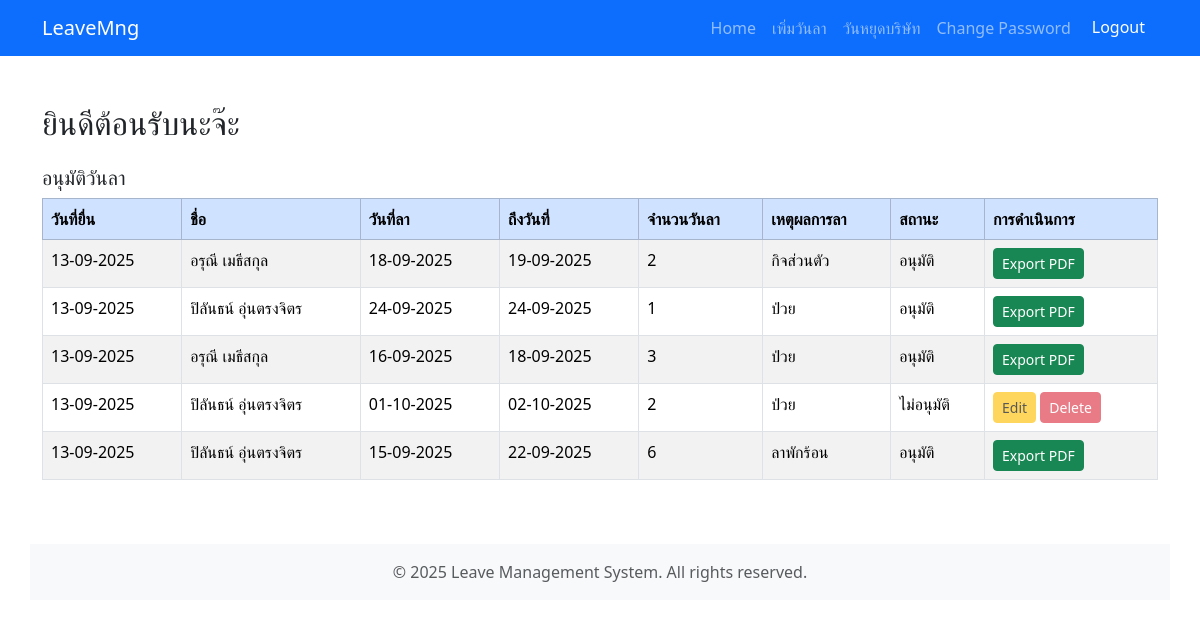
/approve_leave/ (signed in), run on an earlier commit of the app's database.
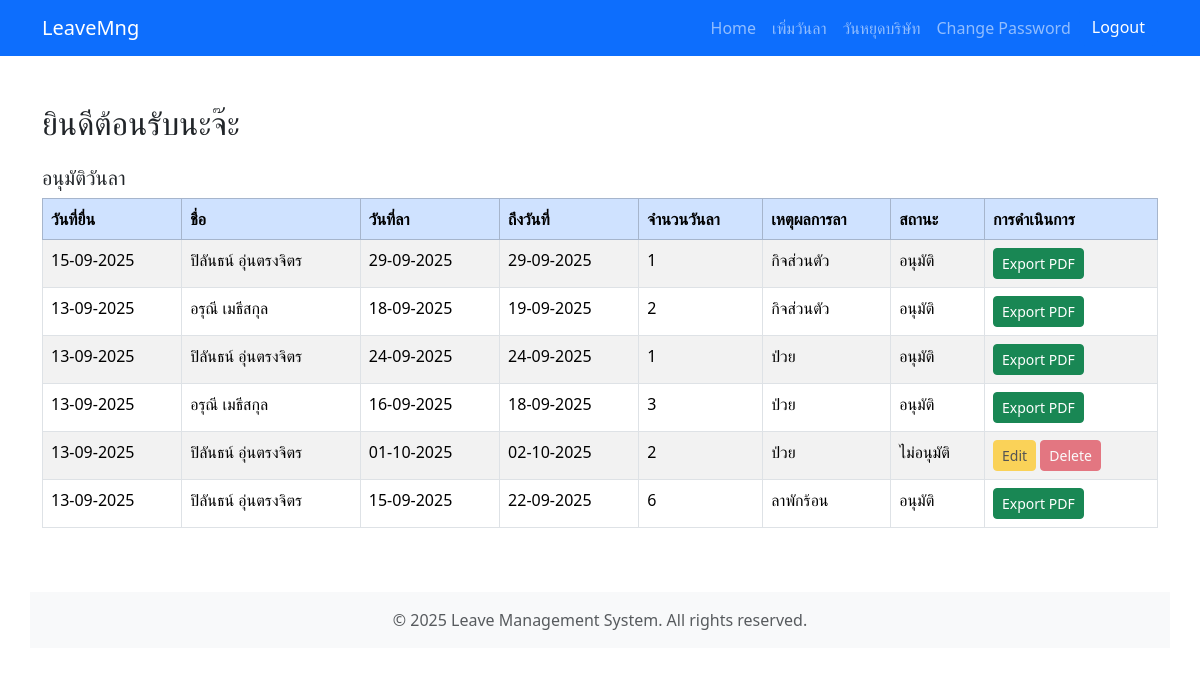
And on a later commit of the database.
### leaveapp/models.py (models this page shows, shortened)
class Leave_Detail(models.Model):
    REASON_CHOICES = [
        ("ป่วย", "ป่วย"),
        ("กิจส่วนตัว", "กิจส่วนตัว"),
        ("ลาพักร้อน", "ลาพักร้อน"),
    ]
    STATUS_CHOICES = [
        ("รอดำเนินการ", "รอดำเนินการ"),
        ("อนุมัติ", "อนุมัติ"),
        ("ไม่อนุมัติ", "ไม่อนุมัติ"),
    ]
    name = models.CharField(max_length=150)
    submit_date = models.DateField(default=datetime.date.today)
    leave_date_from = models.DateField()
    leave_date_to = models.DateField()
    leave_days_count = models.IntegerField(default=0)
    reason = models.CharField(max_length=50, choices=REASON_CHOICES)
    document = models.FileField(upload_to="leave_documents/", blank=True, null=True)
    status = models.CharField(
        max_length=20, default="รอดำเนินการ", choices=STATUS_CHOICES
    )
    remarks = models.TextField(blank=True, null=True)

### leaveapp/views.py (the view)
# urls.py: path("approve_leave/", views.approve_leave, name="approve_leave"),
def approve_leave(request):
    if not request.user.groups.filter(name="leaveAdmin").exists():
        messages.error(request, "You do not have permission to access this page.")
        return redirect("home")
    leave_history = Leave_Detail.objects.all().order_by("-submit_date", "-id")
    return render(
        request, "leaveapp/approve_leave.html", {"leave_history": leave_history}
    )

### templates/leaveapp/approve_leave.html (shortened to what this page needs)
{% extends 'leaveapp/layout.html' %}
{% block content %}
<div class="container">
    <div class="row">
        <h2 class="mt-5">ยินดีต้อนรับนะจ๊ะ {{ profile.user.first_name }} {{ profile.user.last_name }}</h2>
<div class="container mt-3">
    <h5 class="mb-2">อนุมัติวันลา</h5>
    <table class="table table-bordered table-striped">
        <thead class="table-primary">
            <tr>
                <th>วันที่ยื่น</th>
                <th>ชื่อ</th>
                <th>วันที่ลา</th>
                <th>ถึงวันที่</th>
                <th>จำนวนวันลา</th>
                <th>เหตุผลการลา</th>
                <th>สถานะ</th>
                <th>การดำเนินการ</th>
            </tr>
        </thead>
        <tbody>
            {% for leave in leave_history %}
            <tr>
                <td>{{ leave.submit_date|date:"d-m-Y" }}</td>
                <td>{{ leave.name }}</td>
                <td>{{ leave.leave_date_from|date:"d-m-Y" }}</td>
                <td>{{ leave.leave_date_to|date:"d-m-Y" }}</td>
                <td>{{ leave.leave_days_count }}</td>
                <td>{{ leave.reason }}</td>
                <td>{{ leave.status }}</td>
                <td>
                    {% if leave.status == 'อนุมัติ' %}
                        <a href="{% url 'export_leave_pdf' leave.id %}" class="btn btn-success btn-sm">Export PDF</a>
                    {% else %}
                        {% if leave.status == 'รอดำเนินการ' %}
                            <a href="{% url 'edit_leave' leave.id %}" class="btn btn-warning btn-sm">Edit</a>
                            <form method="post" action="{% url 'delete_leave' leave.id %}" style="display:inline;">
                                {% csrf_token %}
                                <button type="submit" class="btn btn-danger btn-sm" onclick="return confirm('Are you sure you want to delete this leave?');">Delete</button>
                            </form>
                        {% else %}
                            <a href="#" class="btn btn-warning btn-sm disabled">Edit</a>
                            <button type="button" class="btn btn-danger btn-sm" disabled>Delete</button>
                        {% endif %}
                    {% endif %}
                </td>
            </tr>
            {% empty %}
            <tr>
                <td colspan="8" class="text-center">No leave history found.</td>
            </tr>
            {% endfor %}
        </tbody>
    </table>
</div>
{% endblock %}

What changed in the data, as far as the page shows it:
added Leave_Detail: submit_date "15-09-2025", name "ปิลันธน์ อุ่นตรงจิตร", leave_date_from "29-09-2025", leave_date_to "29-09-2025", leave_days_count "1", reason "กิจส่วนตัว", status "อนุมัติ", shows "Export PDF"
